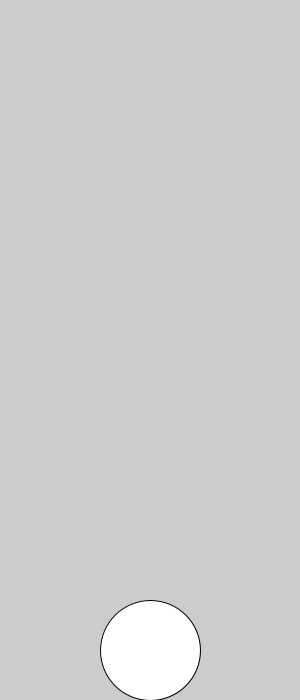
Frame 1 (no input)
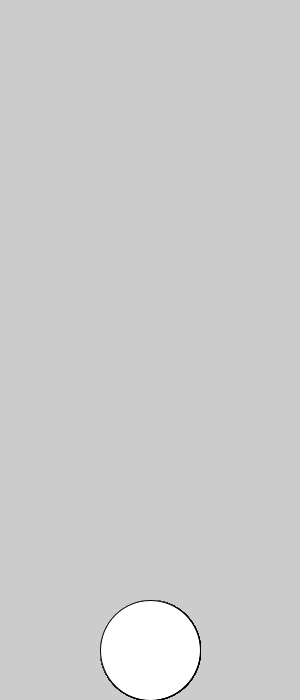
Frame 60 (the mouse pressed at the canvas centre just before this capture)
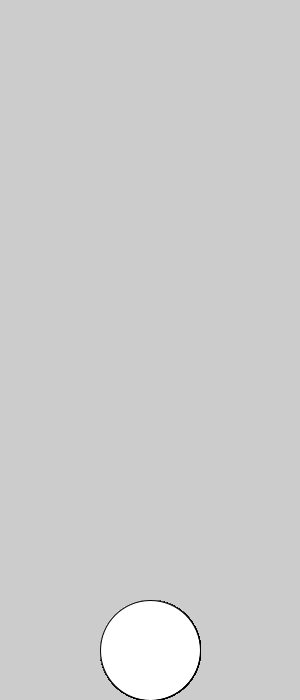
Frame 120 (the mouse held since frame 60 and released just before this capture)

The Processing sketch that drew these frames (run headless with seeded random() and noise(); from frame 60 on, the mouse is pressed at the canvas centre):

// Processing sketch: aula08_grupo01_exercicio03
// ── aula08_grupo01_exercicio03.pde
//exercicio intervalo
float bola=0;
void setup(){ size(300,700); }
void draw(){
ellipse(150,650-bola,100,100);
}
void mouseMoved(){
bola=bola+5;
}
